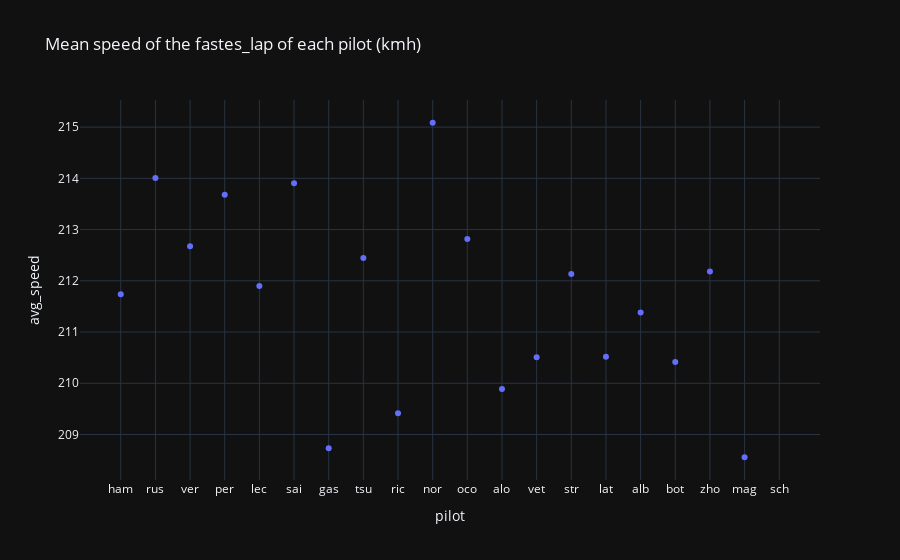

Notebook code for this chart:
### Code cell
px.scatter(df, x="pilot", y="avg_speed", title="Mean speed of the fastes_lap of each pilot (kmh)", template="plotly_dark")

### Figure 1 — Plotly figure (JSON) as saved in the notebook; plotly's stock layout.template omitted (floating-point values rounded to 4 significant figures)
{"data": [{"hovertemplate": "pilot=%{x}<br>avg_speed=%{y}<extra></extra>", "legendgroup": "", "marker": {"color": "#636efa", "symbol": "circle"}, "mode": "markers", "name": "", "orientation": "v", "showlegend": false, "type": "scatter", "x": ["ham", "rus", "ver", "per", "lec", "sai", "gas", "tsu", "ric", "nor", "oco", "alo", "vet", "str", "lat", "alb", "bot", "zho", "mag", "sch"], "xaxis": "x", "y": [211.7, 214.0, 212.7, 213.7, 211.9, 213.9, 208.7, 212.4, 209.4, 215.1, 212.8, 209.9, 210.5, 212.1, 210.5, 211.4, 210.4, 212.2, 208.6, null], "yaxis": "y"}], "layout": {"legend": {"tracegroupgap": 0}, "title": {"text": "Mean speed of the fastes_lap of each pilot (kmh)"}, "xaxis": {"anchor": "y", "domain": [0, 1], "title": {"text": "pilot"}}, "yaxis": {"anchor": "x", "domain": [0, 1], "title": {"text": "avg_speed"}}}}
